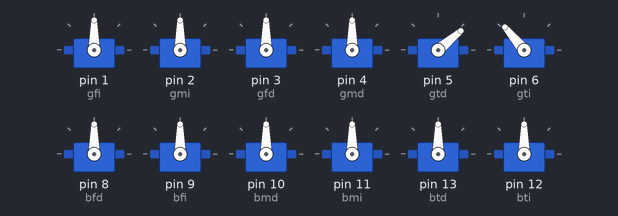
Simulated run of this sketch. Board: Arduino Uno, built with avr-gcc and run on an emulated ATmega328P. Shown: 12 × servo.

Above: at 0.05 s.
At 0.6 s:
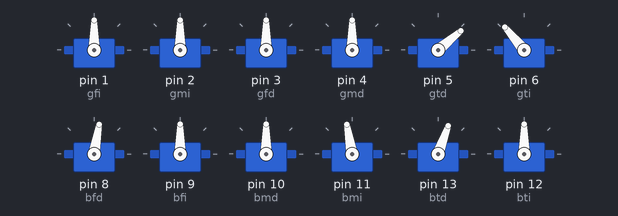
At 1.15 s:
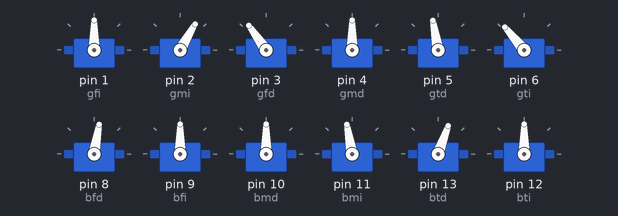
At 2.25 s:
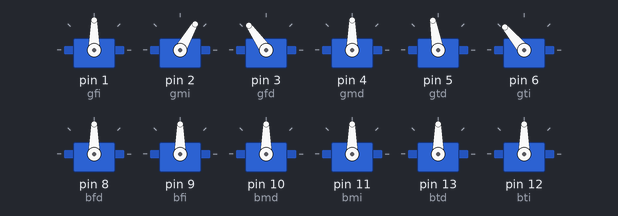
At 3.35 s:
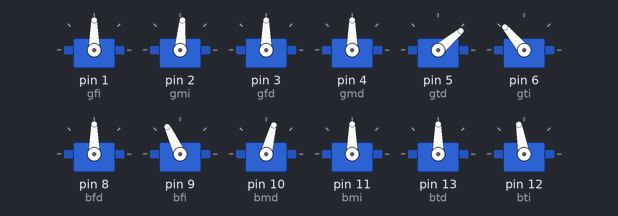
At 4.5 s:
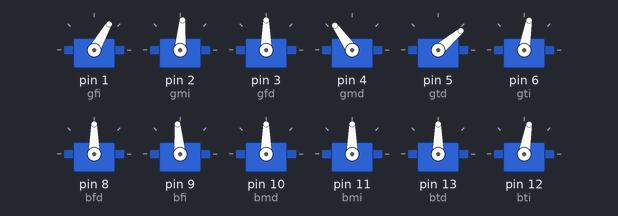
Timing chart, 0 to 6.5 s (numbered marks = the images above):
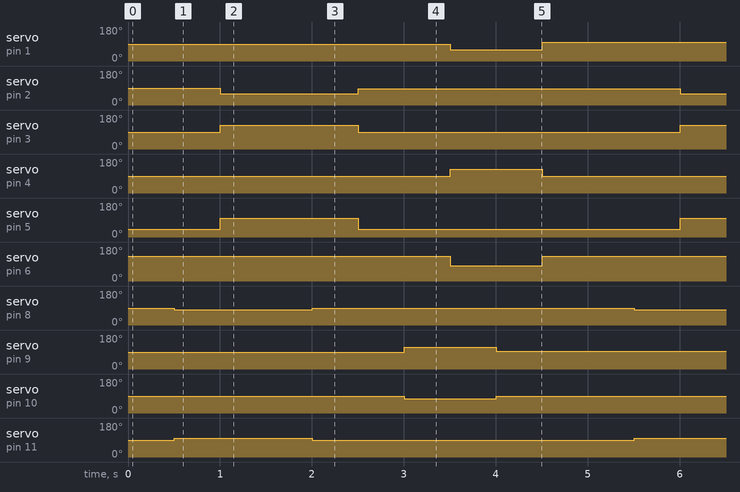

Measured:
- by itself, servo on pin 1 (gfi): alternates 100° for 4.0 s and 60° for 1.0 s
- by itself, servo on pin 2 (gmi): alternates 85° for 3.5 s and 60° for 1.5 s
- by itself, servo on pin 3 (gfd): alternates 125° for 1.5 s and 90° for 3.5 s
- by itself, servo on pin 4 (gmd): alternates 125° for 1.0 s and 90° for 4.0 s
- by itself, servo on pin 5 (gtd): alternates 100° for 1.5 s and 40° for 3.5 s
- by itself, servo on pin 6 (gti): alternates 130° for 4.0 s and 80° for 1.0 s
- by itself, servo on pin 8 (bfd): alternates 90° for 3.5 s and 80° for 1.5 s
- by itself, servo on pin 9 (bfi): alternates 115° for 1.0 s and 95° for 4.0 s

The sketch:

Spider2.0.ino
```cpp
#include <Servo.h>

Servo gfi, gmi, gfd, gmd, gtd, gti;
Servo bfi,bfd,bmd,bmi, btd, bti;
/*GF: Giro frontal
  GM: Giro medio
  GT: Giro trasero*/
/*Giro Brazo
gfi 1
gmi 2
gfd 3
gmd 4
gtd 5
gti 6*/


void setup() {

 gfi.attach(1);
 gmi.attach(2);
 gfd.attach(3);
 gmd.attach(4);
 gtd.attach(5);
 gti.attach(6);

 bfd.attach(8);
 bfi.attach(9);
 bmd.attach(10);
 bmi.attach(11);
 btd.attach(13);
 bti.attach(12);


//Posicion inicio
//para todos los servos de giro
 gfi.write(90);
 gmi.write(90);
 gfd.write(90);
 gmd.write(90);
 gtd.write(40);
 gti.write(130);

//Posicion inicio
//para todos los servos
}

void loop() {
  // put your main code here, to run repeatedly:


//prepararGiro();
//prepararBrazos();
//pruebaBrazos();
//pruebaGiro();
avanzarDer();
avanzarIzq();

//caminar();


}

//movimiento por lado Der
void avanzarDer(){
 delay(500);
  bfd.write(80);
  bmi.write(100);
  btd.write(70);
  delay(500);
  gfd.write(125);
  gmi.write(60);
  gtd.write(100);
  delay(500);
  /*
 */
  delay(500);
  bfd.write(90);
  bmi.write(90);
  btd.write(90);
  delay(500);
  gfd.write(90);
  gmi.write(85);
  gtd.write(40);
  delay(500);
  }


//movimiento por lado IZQ
void avanzarIzq(){

  bfi.write(115);
  bmd.write(75);
  bti.write(100);
  delay(500);

  gfi.write(60);
  gmd.write(125);
  gti.write(80);
  delay(500);
  /*
 */

  bfi.write(95);
  bmd.write(90);
  bti.write(80);
  delay(500);

  gfi.write(100);
  gmd.write(90);
  gti.write(130);
  delay(500);

  }
void caminar(){

  bfd.write(80);
  bmi.write(100);
  btd.write(80);
  delay(200);
  gfd.write(125);
  gmi.write(60);
  gtd.write(100);
  delay(200);
  /*
 */

  bfd.write(90);
  bmi.write(90);
  btd.write(90);
  delay(200);
  gfd.write(90);
  gmi.write(85);
  gtd.write(40);
  delay(200);


  bfi.write(115);
  bmd.write(75);
  bti.write(100);
  delay(200);
  gfi.write(60);
  gmd.write(125);
  gti.write(80);
  delay(200);
  /*
 */

  bfi.write(95);
  bmd.write(90);
  bti.write(80);
  delay(200);
  gfi.write(100);
  gmd.write(90);
  gti.write(130);
  delay(200);

}

 //proceso preparacion motores brazos
void prepararBrazos(){
 bfi.write(90);
  delay(15);
 bfd.write(100);
  delay(15);
 bmi.write(90);
  delay(15);
 bmd.write(90);
  delay(15);
 bti.write(100);
  delay(15);
 btd.write(80);
 delay(15);
  }

//proceso preparacion motores giro
void prepararGiro(){
 gfi.write(60);
 gfd.write(115);
 gmi.write(85);
 gmd.write(90);
 gti.write(140);
 gtd.write(40);
  }

/*void pruebaGiro(){
  int t =20;
  int pos =0;
  for(t=0;t<=20;t--){
    for (pos = 0; pos <= 140; pos += 1) { // goes from 0 degrees to 180 degrees
    // in steps of 1 degree
   gfi.write(pos);
   gmi.write(pos);
   gfd.write(pos);
   gmd.write(pos);
   gtd.write(pos);
   gti.write(pos);
    delay(15);
  }
  for (pos = 140; pos >= 0; pos -= 1) { // goes from 180 degrees to 0 degrees
   gfi.write(pos);
   gmi.write(pos);
   gfd.write(pos);
   gmd.write(pos);
   gtd.write(pos);
   gti.write(pos);
    delay(15);
   }
  }
}*/

/*void pruebaBrazos(){
  int t =5;
  int pos =0;
  for(t=0;t<=5;t--){
    for (pos = 0; pos <= 130; pos += 1) { // goes from 0 degrees to 180 degrees
    // in steps of 1 degree
   bfi.write(pos);
   bmi.write(pos);
   bfd.write(pos);
   bmd.write(pos);
   btd.write(pos);
   bti.write(pos);
    delay(15);
  }
  for (pos = 130; pos >= 0; pos -= 1) { // goes from 180 degrees to 0 degrees
   bfi.write(pos);
   bmi.write(pos);
   bfd.write(pos);
   bmd.write(pos);
   btd.write(pos);
   bti.write(pos);
    delay(15);
   }
  }
}*/


void baile(){

  bfd.write(80);
  bmi.write(100);
  btd.write(80);
  delay(200);
  gfd.write(125);
  gmi.write(60);
  gtd.write(100);
  delay(200);
gfd.write(90);
  gmi.write(85);
  gtd.write(40);
  delay(200);
bfd.write(90);
  bmi.write(90);
  btd.write(90);


   delay(200);
  bfi.write(115);
  bmd.write(75);
  bti.write(100);
  delay(200);
  gfi.write(60);
  gmd.write(125);
  gti.write(80);
  delay(200);
  gfi.write(100);
  gmd.write(90);
  gti.write(130);
  delay(200);
  /*
 */

  bfi.write(95);
  bmd.write(90);
  bti.write(80);
  delay(200);

  delay(500);


}
```
